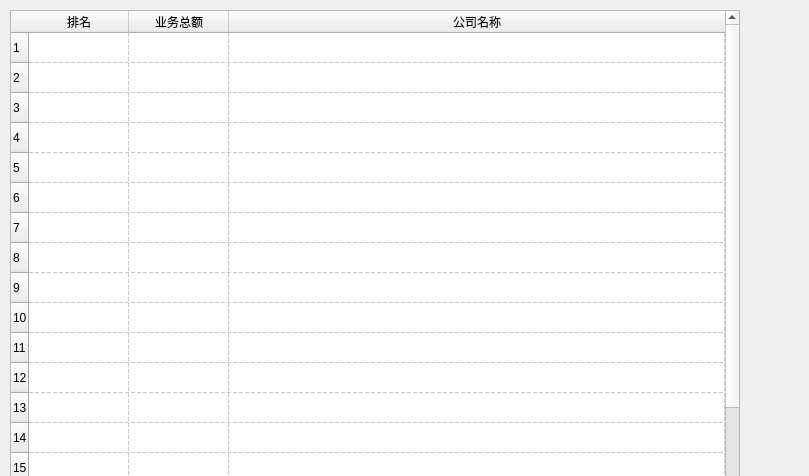
<?xml version="1.0" encoding="UTF-8"?>
<ui version="4.0">
 <class>LncRankDsp</class>
 <widget class="QWidget" name="LncRankDsp">
  <property name="geometry">
   <rect>
    <x>0</x>
    <y>0</y>
    <width>809</width>
    <height>476</height>
   </rect>
  </property>
  <property name="windowTitle">
   <string>Form</string>
  </property>
  <widget class="QTableWidget" name="tableWidget">
   <property name="geometry">
    <rect>
     <x>10</x>
     <y>10</y>
     <width>730</width>
     <height>508</height>
    </rect>
   </property>
   <property name="editTriggers">
    <set>QAbstractItemView::NoEditTriggers</set>
   </property>
   <property name="textElideMode">
    <enum>Qt::ElideMiddle</enum>
   </property>
   <property name="gridStyle">
    <enum>Qt::DashLine</enum>
   </property>
   <property name="sortingEnabled">
    <bool>true</bool>
   </property>
   <property name="rowCount">
    <number>20</number>
   </property>
   <property name="columnCount">
    <number>3</number>
   </property>
   <attribute name="horizontalHeaderCascadingSectionResizes">
    <bool>false</bool>
   </attribute>
   <attribute name="horizontalHeaderDefaultSectionSize">
    <number>100</number>
   </attribute>
   <attribute name="horizontalHeaderStretchLastSection">
    <bool>true</bool>
   </attribute>
   <row/>
   <row/>
   <row/>
   <row/>
   <row/>
   <row/>
   <row/>
   <row/>
   <row/>
   <row/>
   <row/>
   <row/>
   <row/>
   <row/>
   <row/>
   <row/>
   <row/>
   <row/>
   <row/>
   <row/>
   <column>
    <property name="text">
     <string>排名</string>
    </property>
    <property name="textAlignment">
     <set>AlignHCenter|AlignVCenter|AlignCenter</set>
    </property>
   </column>
   <column>
    <property name="text">
     <string>业务总额</string>
    </property>
    <property name="textAlignment">
     <set>AlignHCenter|AlignVCenter|AlignCenter</set>
    </property>
   </column>
   <column>
    <property name="text">
     <string>公司名称</string>
    </property>
    <property name="textAlignment">
     <set>AlignHCenter|AlignVCenter|AlignCenter</set>
    </property>
   </column>
  </widget>
 </widget>
 <resources/>
 <connections/>
</ui>
